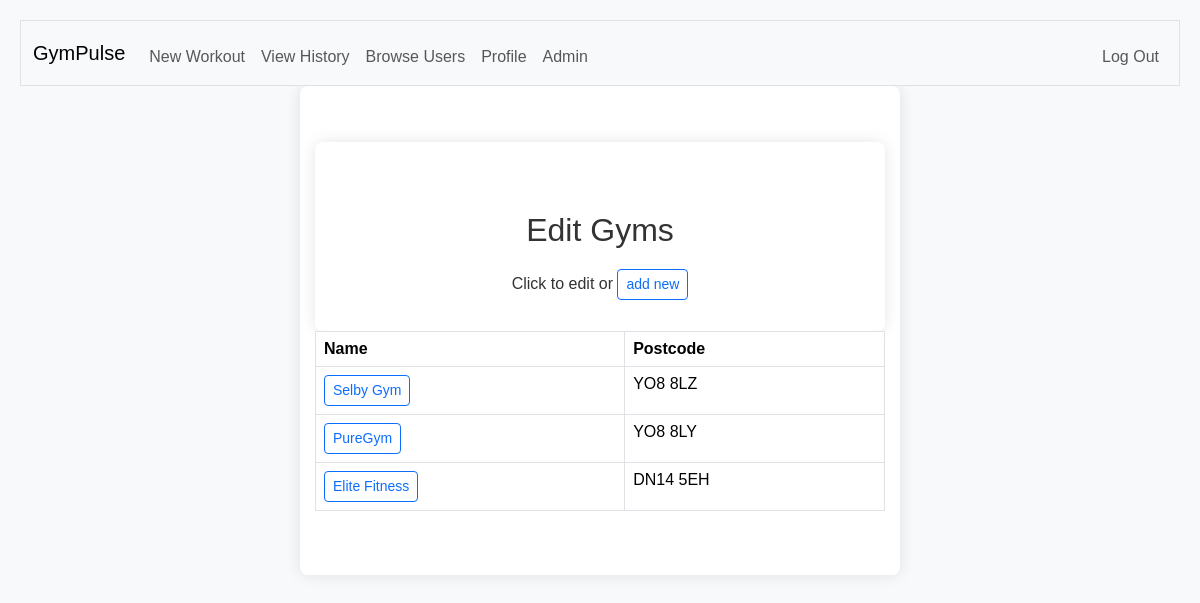
Screenshot of /admin_gyms (signed in) with the database file from the repository.
### tables this page shows
CREATE TABLE gyms (
    id INTEGER PRIMARY KEY AUTOINCREMENT,
    name TEXT NOT NULL UNIQUE,
    location TEXT
);

### app.py (the view, shortened to what this page needs)
@app.route("/admin_gyms",methods=["POST","GET"])
@admin_required
def admin_gym():
   db = get_db()
   def loadGyms():
      gyms = db.execute("SELECT * FROM gyms").fetchall()
      gyms = [dict(gym) for gym in gyms]
      return gyms
   if request.method == "GET":
      return render_template("admin_view_gyms.html", gyms = loadGyms())

### helpers.py (called while the page is built)
def get_db():
    if "db" not in g:
        g.db = sqlite3.connect("gym.db")
        g.db.row_factory = sqlite3.Row
    return g.db

def admin_required(f):
  @wraps(f)
  def decorated_function(*args, **kwargs):
    if session.get("is_admin") is not True:
      return redirect("/")
    return f(*args, **kwargs)
  return decorated_function

### templates/admin_view_gyms.html (shortened to what this page needs)
<div id="main">
  {% extends "layout.html" %}
  {% block main %}
<div class="container mt-2">
  <h2>
    Edit Gyms
  </h2>
  <p>
    Click to edit or <button class="btn btn-outline-primary btn-sm">add new</button>
  </p>
</div>
<div>
  <table class="table table-bordered table-responsive">
    <th>
      Name
    </th>
    <th>
      Postcode
    </th>
    {% for gym in gyms %}
   <tr>
      <td>
        <button id="{{gym.id}}" class="btn btn-outline-primary btn-sm">{{gym.name}}</button>
      </td>
      <td>
        {{gym.location}}
      </td>
    </tr>
    {% endfor %}
  </table>
</div>
  {% endblock %}

### static/styles.css (style rules this page uses)
h2 { margin-top: 10%; }
* { margin: 0; padding: 0; box-sizing: border-box; }
body { font-family: Arial, sans-serif; background-color: #f8f9fa; color: #333; padding: 20px; }
h2 { font-size: 2rem; color: #333; margin-bottom: 20px; text-align: center; }
.container { max-width: 600px; margin: 0 auto; padding: 15px; background-color: #ffffff; border-radius: 8px; box-shadow: 0 0 15px rgba(0, 0, 0, 0.1); }

### rows the page displays
gyms: name "Selby Gym", location "YO8 8LZ"
gyms: name "PureGym", location "YO8 8LY"
gyms: name "Elite Fitness", location "DN14 5EH"
